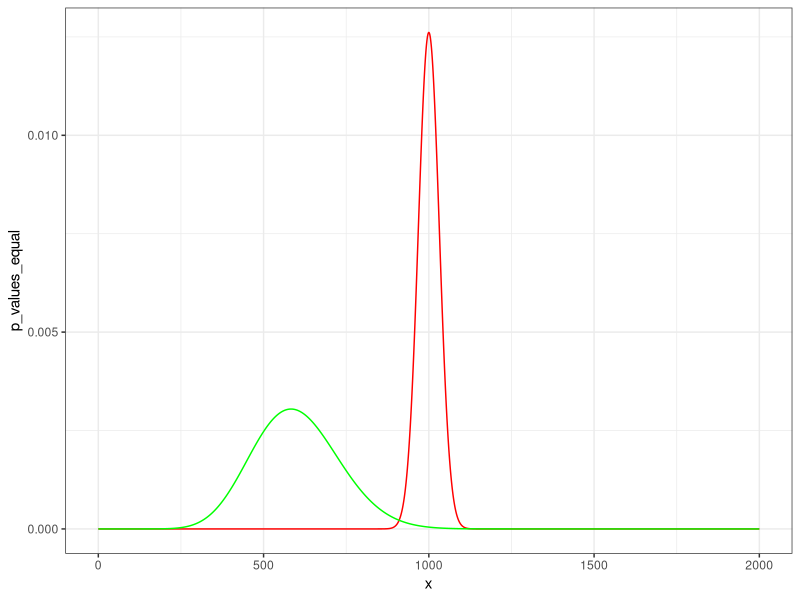

This figure's R source:
## ---- chunk 1
#
# Log-likelihood function under Binomial distritbution
#
bn_llik <- function(p, alts, refs) {
  totals <- alts + refs
  r <- -sum(dbinom(alts, totals, p, log=TRUE))

  if (r == -Inf){
    return(-.Machine$integer.max)
  } else if (r == Inf){
    return(.Machine$integer.max)
  } else {
    return(r)
  }
}
## ---- chunk 2
#
# Likelihood ratio test under binomial likelihood
#
bn_lrt <- function(alt_counts, ref_counts) {
  total_counts <- alt_counts + ref_counts

  nul_p <- 0.5
  nul_llik <- bn_llik(nul_p, alt_counts, ref_counts)

  alt_p <- sum(alt_counts) / sum(ref_counts)
  alt_llik_opt <- optim(
    par = alt_p, fn = bn_llik, NULL,
      method = "L-BFGS-B", lower = c(1e-12), upper = c(1),
      control = list(maxit = 10000),
      alts = alt_counts, refs = ref_counts
  )

  alt_p <- alt_llik_opt$par
  alt_llik <- alt_llik_opt$value

  dof <- length(alt_counts) - 1

  if (dof == 0) {
    chisq <- NA
    chisq_p <- NA
  } else {
    chisq <- 2 * (alt_llik - nul_llik)
    chisq_p <- 1 - pchisq(chisq, dof)
  }

  r <- list(nul_bn_llik=nul_llik, alt_bn_llik=alt_llik, p_value = chisq_p)
  return(r)
}
## ---- chunk 3
library(rmutil, warn.conflicts=FALSE)
library(ggplot2)
sample_space <- data.frame(
  x = 0:2000, p_values_equal = dbetabinom(0:2000, 2000, 0.5, 2000),
  p_values_bias = dbetabinom(0:2000, 2000, 0.3, 50)
)

p <- ggplot(data=sample_space) + theme_bw()
p <- p + geom_line(aes(x = x, y = p_values_equal), color = "red")
p <- p + geom_line(aes(x = x, y = p_values_bias), color = "green")
p

## ---- chunk 4
#
# Log-likelihood function under Beta-Binomial distribution
#
bb_llik <- function(p_od, alts, refs){
  alts_len <- length(alts)
  refs_len <- length(refs)
  if(alts_len != refs_len) {
    stop("alts and refs should have identical length...")
  }

  if (length(p_od) == 1){
    p <- 0.5
    od <- p_od[[1]]
  } else if (length(p_od) == 2){
    p <- p_od[[1]]
    od <- p_od[[2]]
  } else {
    stop("p_od should be no more than 2 elements")
  }

  if (p > 1 || p < 0){
    stop("The first element of p_od should be a decimal between 0 to 1")
  }
  if (od <= 0) { stop("The second element of p_od should be positive") }

  a <- od * p
  b <- od * (1 - p)
  r <- -sum(lbeta(alts + a, refs + b) - lbeta(a, b) + lchoose(alts + refs, alts))

  if (r == -Inf){
    return(-.Machine$integer.max)
  } else if (r == Inf){
    return(.Machine$integer.max)
  } else {
    return(r)
  }
}
## ---- chunk 5
#
# Likelihood ratio test under Beta-Binomial distribution
#
bb_lrt <- function(alt_counts, ref_counts){
  alts_len <- length(alt_counts)
  refs_len <- length(ref_counts)

  if(alts_len != refs_len) {
    stop("alt_counts and ref_counts should have identical length...")
  }

  # nul_opt <- optim(
  #   par = c(10), fn = bb_llik, NULL,
  #     method = "L-BFGS-B", lower = c(1e-12), upper = c(1e12),
  #     control = list(maxit = 10000),
  #     alts = alt_counts, refs = ref_counts
  # )

  # nul_par <- nul_opt$par
  # nul_llik <- nul_opt$val

  nul_llik <- bb_llik(c(0.5, 1), alt_counts, ref_counts)
  nul_par <- 1.0
  nul_llik <- nul_llik


  alt_opt <- optim(
    par = c(0.5, 10), fn = bb_llik, NULL,
      method = "L-BFGS-B", lower = c(1e-12, 1e-12), upper = c(1, 1e12),
      control = list(maxit = 10000),
      alts = alt_counts, refs = ref_counts
  )

  alt_par <- alt_opt$par
  alt_llik <- alt_opt$val

  dof <- alts_len - 1
  if (dof == 0) {
    chisq <- NA
    chisq_p <- NA
  } else {
    chisq <- 2 * (alt_llik - nul_llik)
    chisq_p <- 1 - pchisq(chisq, dof)
  }

  r <- list(
    nul_p=0.5, nul_od=nul_par, nul_llik_bb=nul_llik,
    alt_p=alt_par[[1]], alt_od=alt_par[[2]], alt_llik_bb=alt_llik,
    p_value = chisq_p
  )

  return(r)
}
